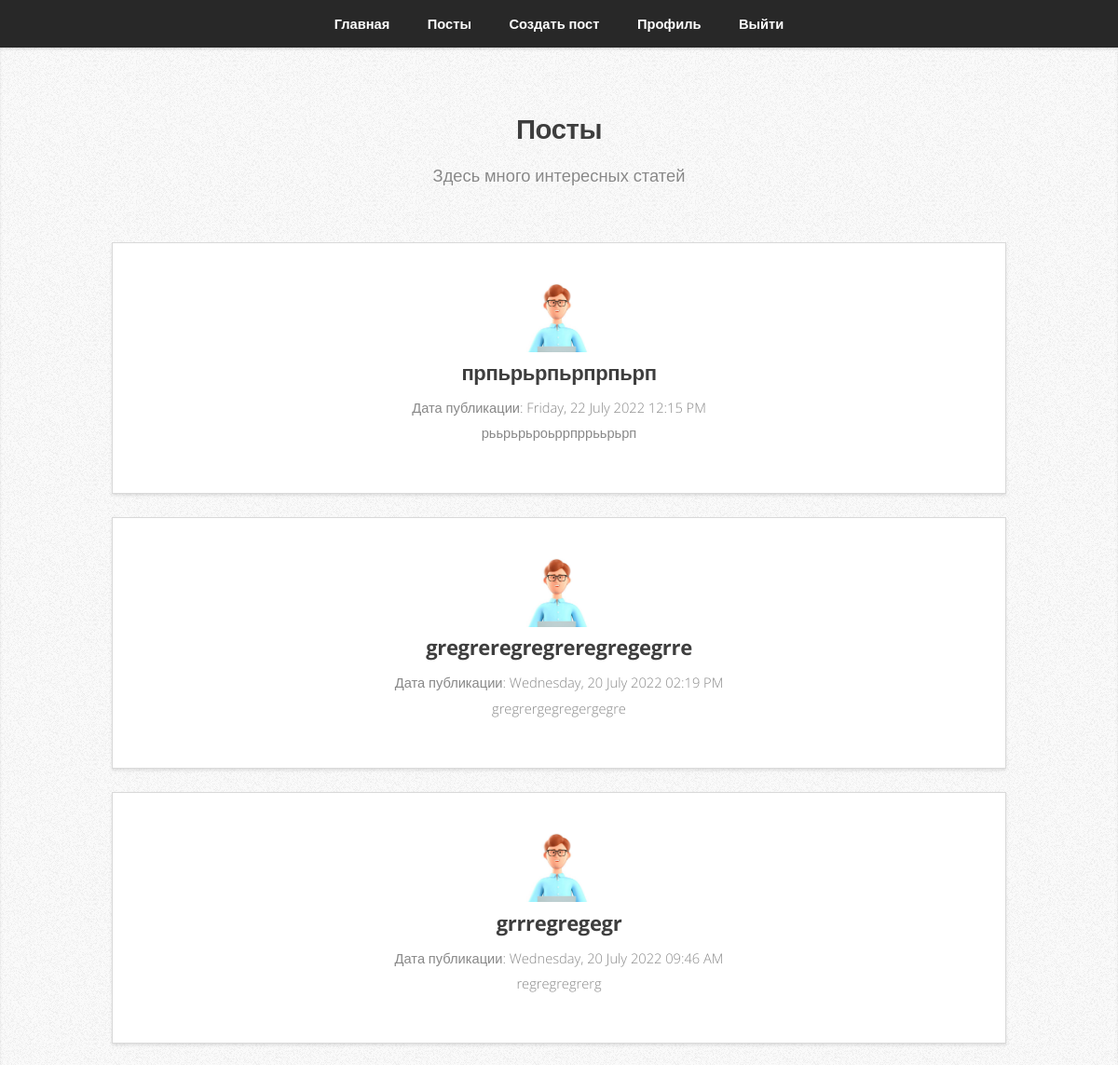
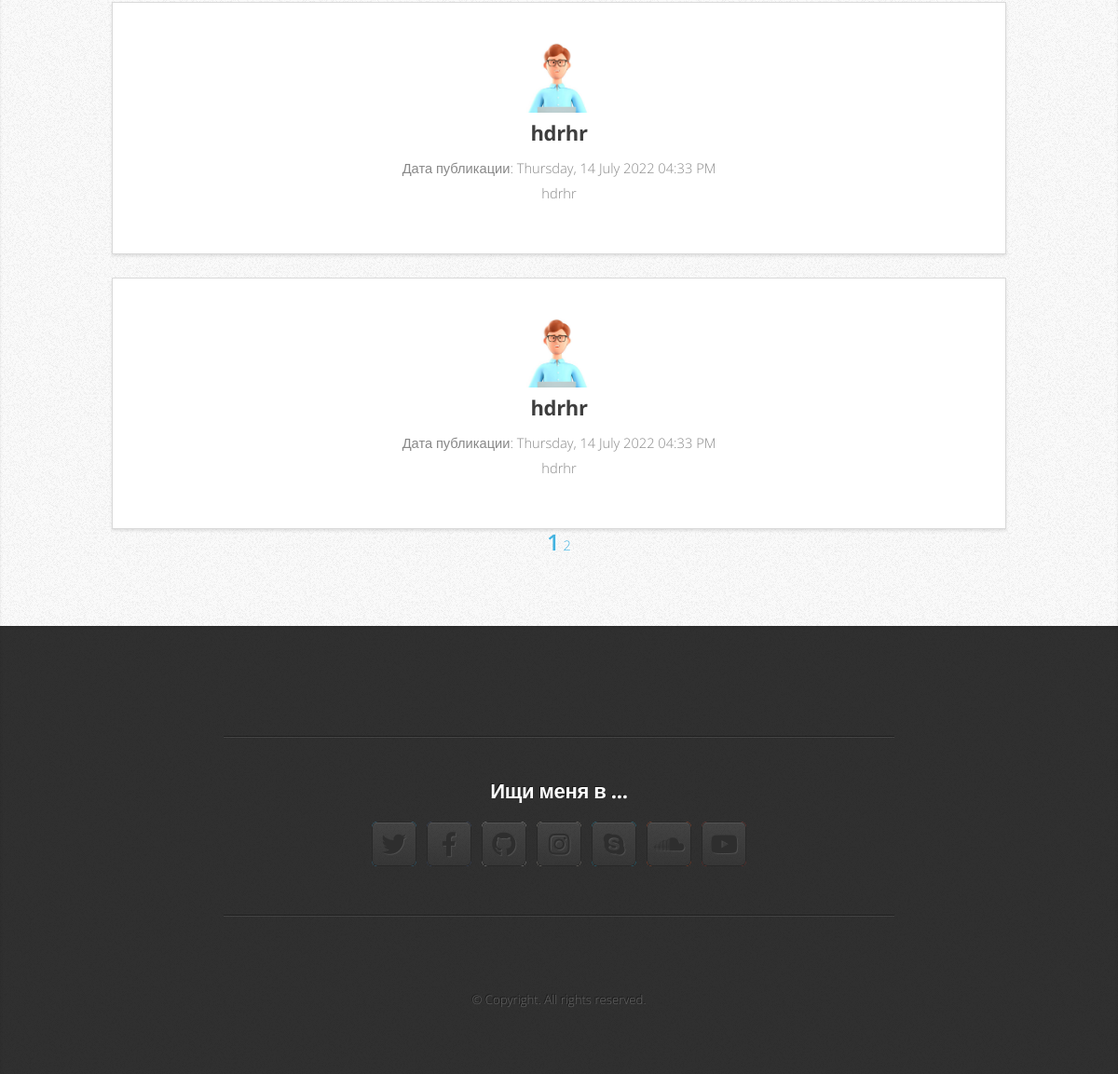
The page /allpost (signed in) on the database its author committed (2 pictures, top to bottom).
### flask_personal_blog/models.py (models this page shows, shortened)
class Post(db.Model):
    id = db.Column(db.Integer, primary_key=True)
    title = db.Column(db.String(100), nullable=False)
    date_posted = db.Column(db.DateTime, nullable=False, default=datetime.utcnow)
    content = db.Column(db.Text, nullable=False)
    user_id = db.Column(db.Integer, db.ForeignKey("user.id"), nullable=False)

class User(db.Model, UserMixin):
    id = db.Column(db.Integer, primary_key=True)
    username = db.Column(db.String(20), unique=True, nullable=False)
    about_me = db.Column(db.Text)
    email = db.Column(db.String(120), unique=True, nullable=False)
    image_file = db.Column(db.String(20), nullable=False, default="default.png")
    password = db.Column(db.String(60), nullable=False)
    posts = db.relationship("Post", backref="author", lazy=True)

### flask_personal_blog/postapp/views.py (the view)
@posts.route("/allpost")
@login_required
def allpost():
    page = request.args.get("page", 1, type=int)
    posts = Post.query.order_by(Post.date_posted.desc()).paginate(page=page, per_page=5)
    return render_template("allpost.html", posts=posts)

### flask_personal_blog/models.py (called while the page is built)
@login_manager.user_loader
def load_user(user_id):
    return User.query.get(int(user_id))

### flask_personal_blog/templates/allpost.html (shortened to what this page needs)
<!DOCTYPE html>
<html>
<head>
	<link rel="stylesheet" href="{{ url_for('static', filename='assets/css/main.css') }}" />
</head>
<body class="is-preload">
	<nav id="nav">
		<ul class="container">
			<li><a href="/">Главная</a></li>
			{% if current_user.is_authenticated %}
			<li><a href="{{ url_for('posts.allpost') }}">Посты</a></li>
			<li><a href="{{ url_for('posts.new_post') }}">Создать пост</a></li>
			<li><a href="{{ url_for('userapp.profile') }}">Профиль</a></li>
			<li><a href="{{ url_for('userapp.logout') }}">Выйти</a></li>
			{% else %}
			<li><a href="{{ url_for('userapp.register') }}">Регистрация</a></li>
			<li><a href="{{ url_for('userapp.login') }}">Войти</a></li>
			{% endif %}
		</ul>
	</nav>
	<article id="posts" class="wrapper style2">
		<div class="container">
			<header>
				<h2>Посты</h2>
				<p>Здесь много интересных статей</p>
			</header>
			<div class="row aln-center">
                {% for post in posts.items %}
				<div class="col-4 col-6-medium col-12-small">
					<section class="box style1">
						<img class="rounded-circle article-img" style="margin-right: 5px;" src="{{ url_for('static', filename='profile_pics/' + post.author.image_file) }}">
						<h3><a href="{{ url_for('posts.post', post_id=post.id) }}">{{ post.title }}</a></h3>
                        <span>Дата публикации: {{ post.date_posted.strftime('%A, %d %B %Y %I:%M %p') }}</span>
						<p class="post-text">
							{{ post.content }}
						</p>
					</section>
				</div>
                {% endfor %}
			</div>
			{% for page_num in posts.iter_pages(left_edge=1, right_edge=1, left_current=1, right_current=2) %}
				{% if page_num %}
				  {% if posts.page == page_num %}
					<a class="btn btn-success mb-4" href="{{ url_for('posts.allpost', page=page_num) }}">{{ page_num }}</a>
				  {% else %}
					<a class="btn btn-outline-success mb-4" href="{{ url_for('posts.allpost', page=page_num) }}">{{ page_num }}</a>
				  {% endif %}
				{% else %}
				  ...
				{% endif %}
			{% endfor %}
		</div>
	</article>
	<article id="contact" class="wrapper style4">
		<div class="container medium">
			<div class="row">
				<div class="col-12">
					<hr />
					<h3>Ищи меня в ...</h3>
					<ul class="social">
						<li>
							<a href="#" class="icon brands fa-twitter"><span class="label">Twitter</span></a>
						</li>
						<li>
							<a href="#" class="icon brands fa-facebook-f"><span class="label">Facebook</span></a>
						</li>
						<li>
							<a href="#" class="icon brands fa-github"><span class="label">Github</span></a>
						</li>
						<li>
							<a href="#" class="icon brands fa-instagram"><span class="label">Instagram</span></a>
						</li>
						<li>
							<a href="#" class="icon brands fa-skype"><span class="label">Skype</span></a>
						</li>
						<li>
							<a href="#" class="icon brands fa-soundcloud"><span class="label">Soundcloud</span></a>
						</li>
						<li>
							<a href="#" class="icon brands fa-youtube"><span class="label">YouTube</span></a>
						</li>
					</ul>
					<hr />
				</div>
			</div>
			<footer>
				<ul id="copyright">
					<li>&copy; Copyright. All rights reserved.</li>
				</ul>
			</footer>
		</div>
	</article>
</body>
</html>

### rows shown on the page
Post: image_file (placeholder picture), title "прпьрьрпьрпрпьрп", date_posted "Friday, 22 July 2022 12:15 PM", content "рььрьрьроьррпррььрьрп"
Post: image_file (placeholder picture), title "gregreregregreregregegrre", date_posted "Wednesday, 20 July 2022 02:19 PM", content "gregrergegregergegre"
Post: image_file (placeholder picture), title "grrregregegr", date_posted "Wednesday, 20 July 2022 09:46 AM", content "regregregrerg"
Post: image_file (placeholder picture), title "hdrhr", date_posted "Thursday, 14 July 2022 04:33 PM", content "hdrhr"
Post: image_file (placeholder picture), title "hdrhr", date_posted "Thursday, 14 July 2022 04:33 PM", content "hdrhr"

### other values the page prints
{{ page_num }} "1"
{{ page_num }} "2"
